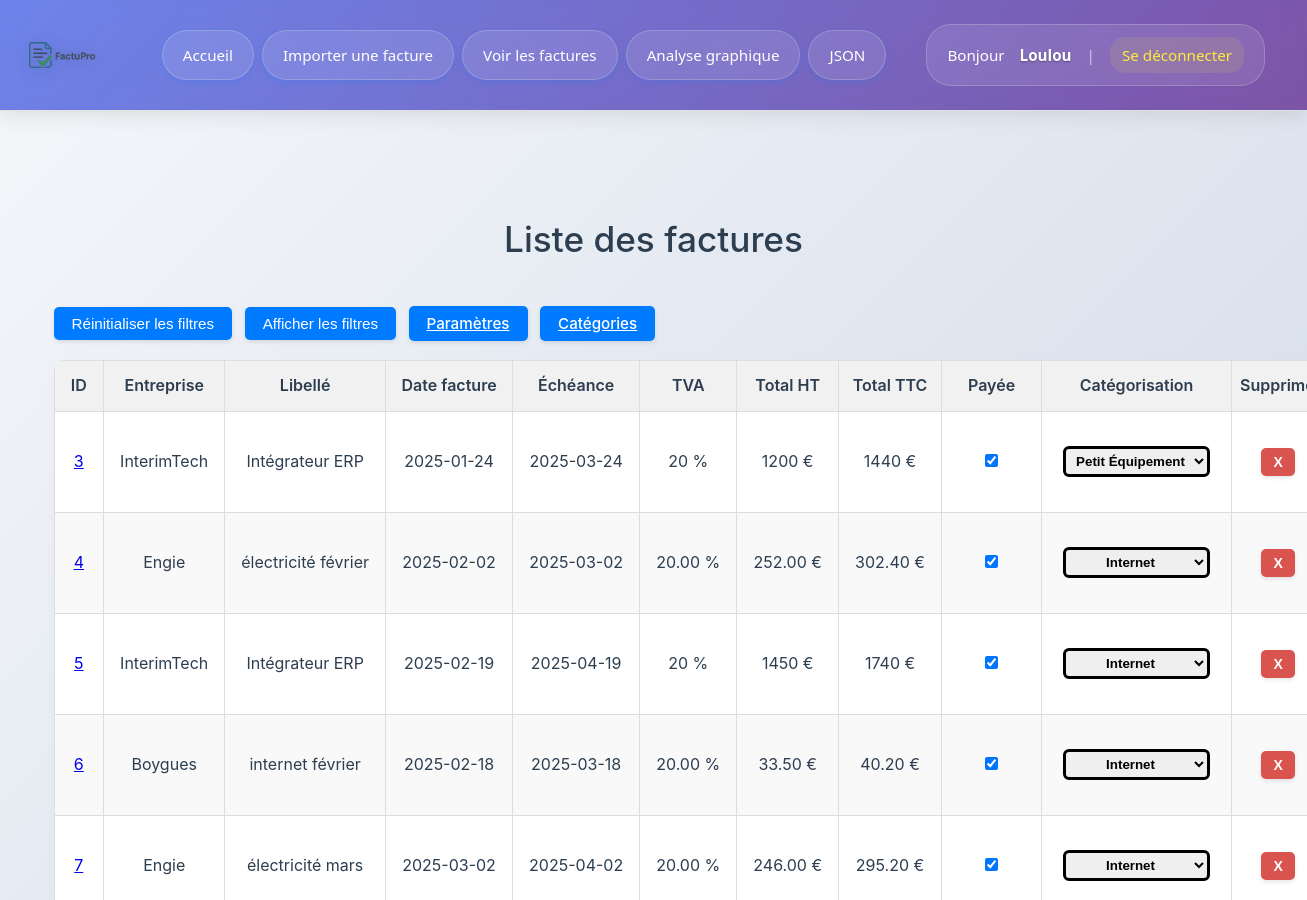
The page /factures (signed in, upper part) on the database as committed earlier.
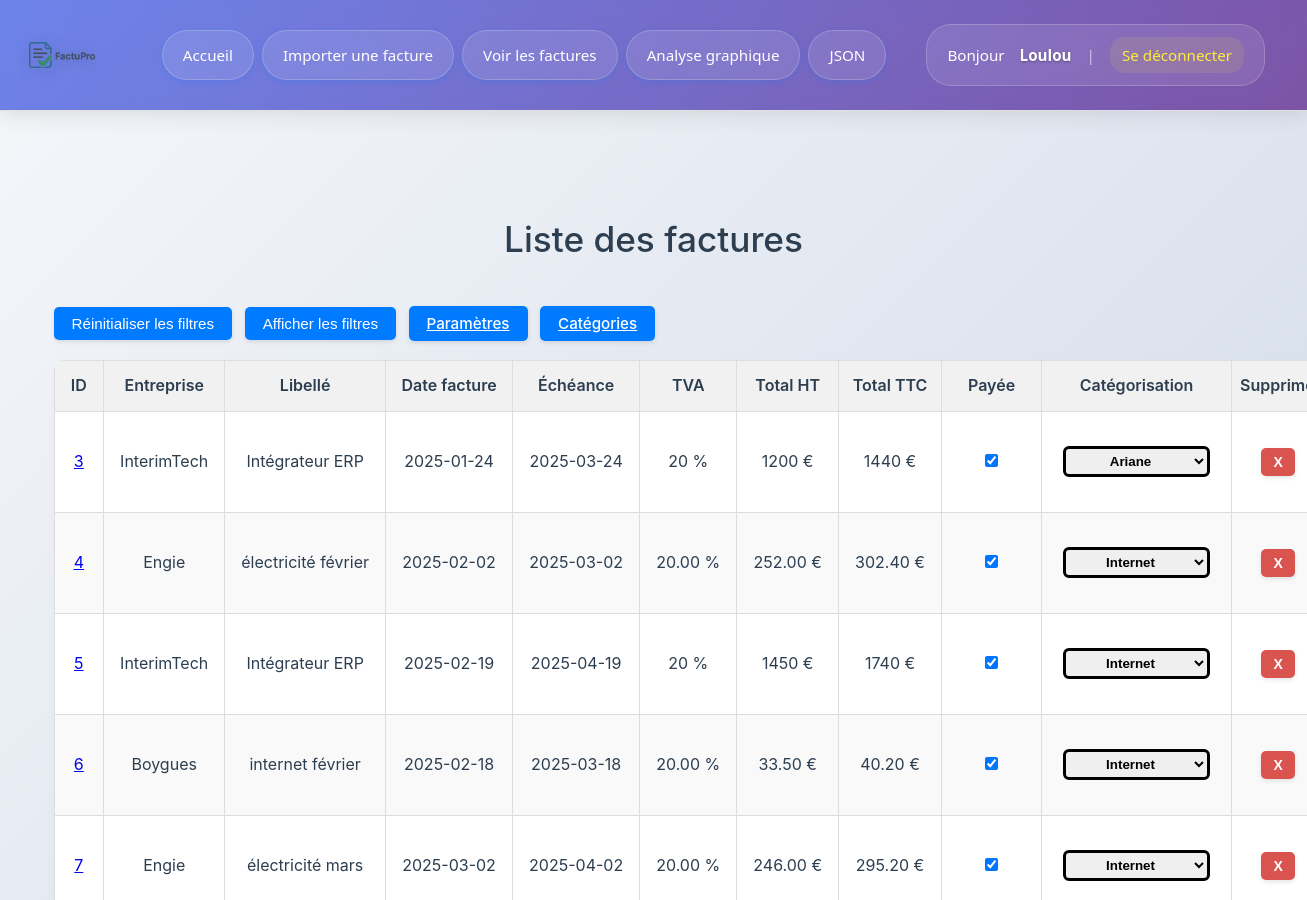
The same page on the database as committed later.
### tables this page shows
CREATE TABLE factures (
            id INTEGER PRIMARY KEY AUTOINCREMENT,
            fournisseur TEXT,
            date_facture TEXT,
            numero_facture TEXT,
            montant_total TEXT,
            TVA TEXT,
            utilisateur_id INTEGER,
            nom_fichier TEXT,
            facture_payee INTEGER DEFAULT 0,
            numero_client TEXT,
            echeance TEXT,
            somme_finale TEXT, categorie TEXT DEFAULT "Non-catégorisée",
            FOREIGN KEY (utilisateur_id) REFERENCES utilisateurs(id)
        );

CREATE TABLE categorisation (id INTEGER PRIMARY KEY AUTOINCREMENT, nom_categories TEXT NOT NULL, utilisateur_id INTEGER);

### app.py (the view)
@app.route('/factures')
def afficher_factures():
    conn = sqlite3.connect('factures.db')
    conn.row_factory = sqlite3.Row
    c = conn.cursor()
    c.execute('SELECT * FROM factures WHERE utilisateur_id = ?', (session['utilisateur_id'],))
    factures = c.fetchall()
    conn.close()
    categories = get_user_categories()
    return render_template('factures.html', factures=factures, categories=categories)

### app.py (called while the page is built)
@app.before_request
def verifier_connexion():
    if request.endpoint in ['upload', 'afficher_factures', 'analyse'] and 'utilisateur_id' not in session:
        return redirect(url_for('login'))

def get_user_categories():
    conn = sqlite3.connect('factures.db')
    conn.row_factory = sqlite3.Row
    cursor = conn.cursor()
    cursor.execute(
        "SELECT nom_categories FROM categorisation WHERE utilisateur_id = ?",
        (session['utilisateur_id'],)
    )
    categories = cursor.fetchall()
    conn.close()
    return categories

@app.context_processor
def injecter_pseudo():
    return {"pseudo": session.get("pseudo")}

### templates/factures.html (shortened to what this page needs)
<!DOCTYPE html>
<html lang="fr">
  <head>
    <link rel="stylesheet" href="{{ url_for('static', filename='style.css') }}">
  </head>
  <body>
    {% include 'header.html' %}
    <div class="container">
      <h1>Liste des factures</h1>
      <button type="button" id="reset-filters-btn" class="standard-btn">Réinitialiser les filtres</button>
      <button id="toggle-filters-btn" class="standard-btn">Afficher les filtres</button>
      <a href="/parametres" class="standard-btn">Paramètres</a>
      <a href="/categorisation" class="standard-btn">Catégories</a>
      <table id="table-factures">
        <thead>
          <tr>
            <th>ID</th>
            <th>
              Entreprise <br>
            </th>
            <th>
              Libellé <br>
            </th>
            <th>
              Date facture
            </th>
            <th>
              Échéance
            </th>
            <th>TVA</th>
            <th>Total HT</th>
            <th>Total TTC</th>
            <th>
              Payée <br>
            </th>
            <th>
              Catégorisation <br>
            </th>
            <th>Supprimer</th>
          </tr>
        </thead>
        <tbody>
          {% for f in factures %}
            <tr>
              <td>
                {% if f['nom_fichier'] %}
                  <a href="{{ url_for('telecharger_fichier', filename=f['nom_fichier']) }}" target="_blank" title="Télécharger la facture {{ f['id'] }}">
                    {{ f['id'] }}
                  </a>
                {% else %}
                  {{ f['id'] }}
                {% endif %}
              </td>
              <td>{{ f['fournisseur'] }}</td>
              <td>{{ f['numero_facture'] }}</td>
              <td>{{ f['date_facture'] }}</td>
              <td>{{ f['echeance'] }}</td>
              <td>{{ f['TVA'] }} %</td>
              <td>{{ f['somme_finale'] }} €</td>
              <td>{{ f['montant_total'] }} €</td>
              <td>
                <form action="{{ url_for('toggle_payee', facture_id=f['id']) }}" method="post">
                  <input type="checkbox" name="checkbox_paiement" {% if f['facture_payee'] == 1 %}checked{% endif %} onchange="this.form.submit()">
                </form>
              </td>
              <td class="categorie-cell {{ f['categorie']|lower|replace(' ', '_')|replace('é', 'e')|replace('-', '_') }}">
                <form method="POST" action="{{ url_for('modifier_categorie', facture_id=f['id']) }}">
                <select name="changement_categorie" onchange="this.form.submit()">
        {% for c in categories %}
    <option value="{{ c['nom_categories'] }}" {% if c['nom_categories'] == f['categorie'] %}selected{% endif %}>
      {{ c['nom_categories'] }}
    </option>
  {% endfor %}
</select>
                </form>
              </td>
              <td>
                <form method="POST" action="/supprimer/{{ f['id'] }}" onsubmit="return confirm('Confirmer la suppression ?');">
                  <button type="submit" class="danger">X</button>
                </form>
              </td>
            </tr>
          {% endfor %}
        </tbody>
      </table>
    </div>
  </body>
</html>

Rows that differ between the two databases and show on the page:
changed factures id 3: changement_categorie "Petit Équipement" → "Ariane"
